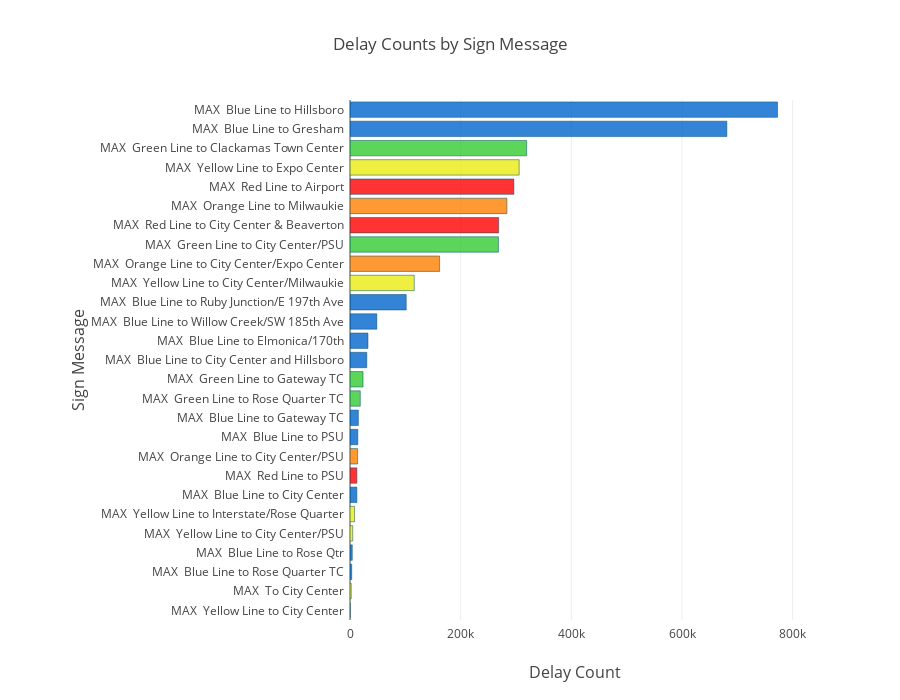

Notebook source saved alongside this figure:
### Code cell
colors = []
for row in delay_count_message.index:
    color = delay_count_message.loc[row,'lineColor']
    colors.append(lineColors[str(color)])
colors

data = [go.Bar(x=delay_count_message['delay'],
            y=delay_count_message['signMessageLong'],
               orientation = 'h',
       marker=dict(
       color=colors,
       line=dict(color='rgba(0, 77, 102, .5)',
            width=1,)))]

layout = go.Layout(
    title='Delay Counts by Sign Message',
    yaxis=dict(title='Sign Message', titlefont=dict(size=16),
                  tickfont=dict(size=12),
                  ),
    xaxis={'title':'Delay Count', 'titlefont':{'size':16}},
    showlegend=False,
    margin=dict(pad=5,
    l=350,
    r=100),
    height=700
)

fig = go.Figure(data=data, layout=layout)
plotly.offline.iplot(fig, filename='delay-count-signMessage.html')

### Figure 1 — Plotly figure (JSON) as saved in the notebook; plotly's stock layout.template omitted (floating-point values rounded to 4 significant figures)
{"data": [{"marker": {"color": ["rgba(236, 236, 19, 0.8)", "rgba(236, 236, 19, 0.8)", "rgba(0, 102, 204, 0.8)", "rgba(0, 102, 204, 0.8)", "rgba(236, 236, 19, 0.8)", "rgba(236, 236, 19, 0.8)", "rgba(0, 102, 204, 0.8)", "rgba(255, 0, 0, 0.8)", "rgba(255, 128, 0, 0.8)", "rgba(0, 102, 204, 0.8)", "rgba(0, 102, 204, 0.8)", "rgba(51, 204, 51, 0.8)", "rgba(51, 204, 51, 0.8)", "rgba(0, 102, 204, 0.8)", "rgba(0, 102, 204, 0.8)", "rgba(0, 102, 204, 0.8)", "rgba(0, 102, 204, 0.8)", "rgba(236, 236, 19, 0.8)", "rgba(255, 128, 0, 0.8)", "rgba(51, 204, 51, 0.8)", "rgba(255, 0, 0, 0.8)", "rgba(255, 128, 0, 0.8)", "rgba(255, 0, 0, 0.8)", "rgba(236, 236, 19, 0.8)", "rgba(51, 204, 51, 0.8)", "rgba(0, 102, 204, 0.8)", "rgba(0, 102, 204, 0.8)"], "line": {"color": "rgba(0, 77, 102, .5)", "width": 1}}, "orientation": "h", "type": "bar", "uid": "a8006c98-afac-11e8-a8d2-e442a6f8adc6", "x": [2, 2275, 3127, 4132, 4895, 8256, 12421, 12445, 13744, 14139, 15100, 18587, 23557, 30347, 32473, 48503, 101617, 116157, 161949, 268274, 268686, 283568, 296171, 305692, 319173, 681006, 772561], "y": ["MAX  Yellow Line to City Center", "MAX  To City Center", "MAX  Blue Line to Rose Quarter TC", "MAX  Blue Line to Rose Qtr", "MAX  Yellow Line to City Center/PSU", "MAX  Yellow Line to Interstate/Rose Quarter", "MAX  Blue Line to City Center", "MAX  Red Line to PSU", "MAX  Orange Line to City Center/PSU", "MAX  Blue Line to PSU", "MAX  Blue Line to Gateway TC", "MAX  Green Line to Rose Quarter TC", "MAX  Green Line to Gateway TC", "MAX  Blue Line to City Center and Hillsboro", "MAX  Blue Line to Elmonica/170th", "MAX  Blue Line to Willow Creek/SW 185th Ave", "MAX  Blue Line to Ruby Junction/E 197th Ave", "MAX  Yellow Line to City Center/Milwaukie", "MAX  Orange Line to City Center/Expo Center", "MAX  Green Line to City Center/PSU", "MAX  Red Line to City Center & Beaverton", "MAX  Orange Line to Milwaukie", "MAX  Red Line to Airport", "MAX  Yellow Line to Expo Center", "MAX  Green Line to Clackamas Town Center", "MAX  Blue Line to Gresham", "MAX  Blue Line to Hillsboro"]}], "layout": {"height": 700, "margin": {"l": 350, "pad": 5, "r": 100}, "showlegend": false, "title": "Delay Counts by Sign Message", "xaxis": {"title": "Delay Count", "titlefont": {"size": 16}}, "yaxis": {"tickfont": {"size": 12}, "title": "Sign Message", "titlefont": {"size": 16}}}}
